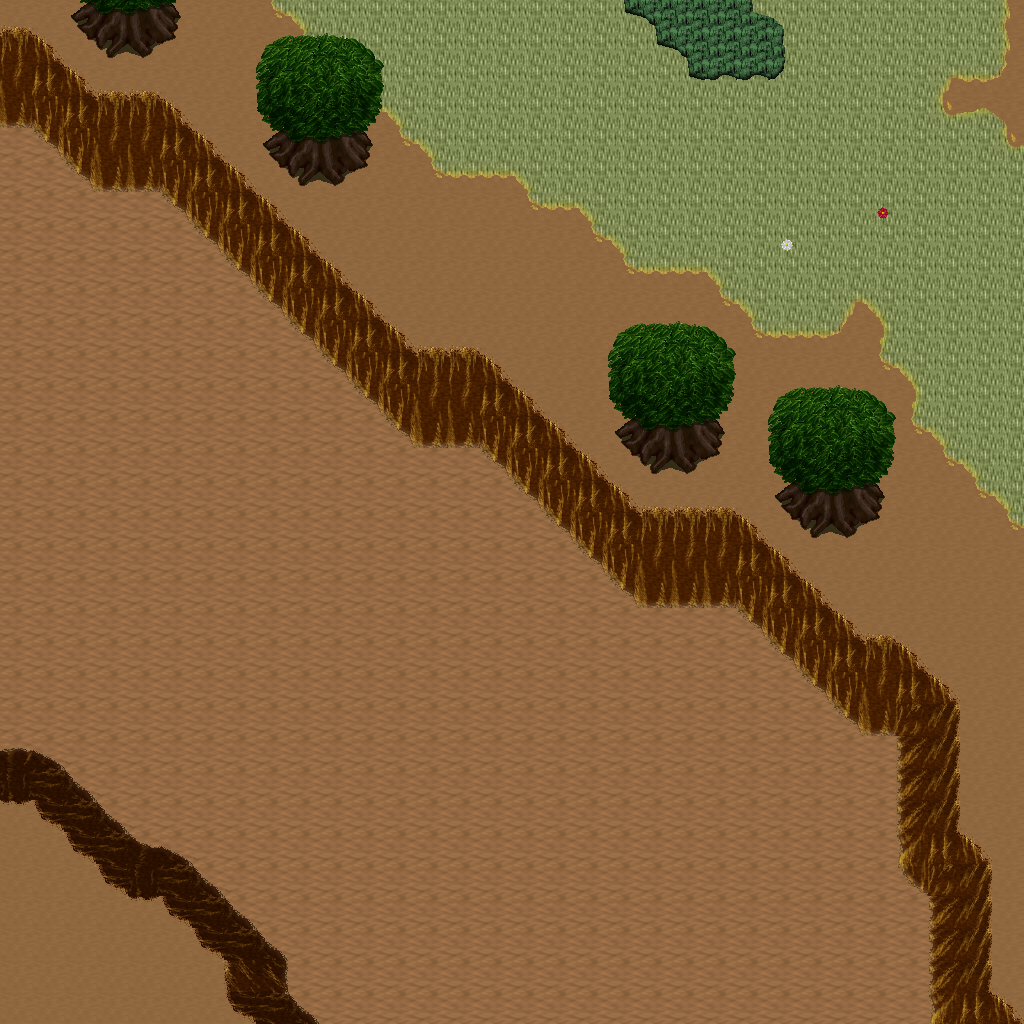

The image is a tile-based game level rendered from a .tmx file. Its description and source (layers, tilesets, objects; grid data summarised) follow:
An orthogonal 32x32 tile map with 32x32 px tiles, 5 tile layers (Ground, Objects, Objects2, Above, ...), 1 hidden layer not drawn, 45 tilesets.

<map version="1.10" tiledversion="1.11.0" orientation="orthogonal" renderorder="right-down" width="32" height="32" tilewidth="32" tileheight="32" infinite="0" nextlayerid="11" nextobjectid="1">
 <tileset firstgid="1" name="ground_ground" tilewidth="32" tileheight="32" tilecount="33" columns="3">
  <image source="../drawable/ground_ground.png" width="96" height="352" />
 </tileset>
 <tileset firstgid="34" name="ground_ridge_earth_dark" tilewidth="32" tileheight="32" tilecount="96" columns="12">
  <image source="../drawable/ground_ridge_earth_dark.png" width="384" height="256" />
 </tileset>
 <tileset firstgid="130" name="plant_grasses" tilewidth="32" tileheight="32" tilecount="6" columns="3">
  <image source="../drawable/plant_grasses.png" width="96" height="64" />
 </tileset>
 <tileset firstgid="136" name="ground_ladder_vertical_dark" tilewidth="32" tileheight="32" tilecount="3" columns="3">
  <image source="../drawable/ground_ladder_vertical_dark.png" width="96" height="32" />
 </tileset>
 <tileset firstgid="139" name="logic_collision" tilewidth="32" tileheight="32" tilecount="1" columns="1">
  <image source="../drawable/logic_collision.png" width="32" height="32" />
 </tileset>
 <tileset firstgid="140" name="ground_grass_corners" tilewidth="32" tileheight="32" tilecount="24" columns="6">
  <image source="../drawable/ground_grass_corners.png" width="192" height="128" />
 </tileset>
 <tileset firstgid="164" name="ground_earth_edges" tilewidth="32" tileheight="32" tilecount="18" columns="6">
  <image source="../drawable/ground_earth_edges.png" width="192" height="96" />
 </tileset>
 <tileset firstgid="182" name="plant_bush_bushes" tilewidth="32" tileheight="32" tilecount="10" columns="5">
  <image source="../drawable/plant_bush_bushes.png" width="160" height="64" />
 </tileset>
 <tileset firstgid="192" name="plant_tree_tree_darkgreen" tilewidth="32" tileheight="32" tilecount="88" columns="8">
  <image source="../drawable/plant_tree_tree_darkgreen.png" width="256" height="352" />
 </tileset>
 <tileset firstgid="280" name="ground_rock_pebbles" tilewidth="32" tileheight="32" tilecount="3" columns="1">
  <image source="../drawable/ground_rock_pebbles.png" width="32" height="96" />
 </tileset>
 <tileset firstgid="283" name="furniture_sink_jacuzzi_dark_side_on" tilewidth="32" tileheight="32" tilecount="36" columns="3">
  <image source="../drawable/furniture_sink_jacuzzi_dark_side_on.png" width="96" height="384" />
 </tileset>
 <tileset firstgid="319" name="furniture_chair_bench_iron_extensible" tilewidth="32" tileheight="32" tilecount="16" columns="4">
  <image source="../drawable/furniture_chair_bench_iron_extensible.png" width="128" height="128" />
 </tileset>
 <tileset firstgid="335" name="plant_flower_daisy_blue" tilewidth="32" tileheight="32" tilecount="8" columns="2">
  <image source="../drawable/plant_flower_daisy_blue.png" width="64" height="128" />
 </tileset>
 <tileset firstgid="343" name="plant_flower_daisy_red" tilewidth="32" tileheight="32" tilecount="8" columns="2">
  <image source="../drawable/plant_flower_daisy_red.png" width="64" height="128" />
 </tileset>
 <tileset firstgid="351" name="plant_flower_daisy_white" tilewidth="32" tileheight="32" tilecount="8" columns="2">
  <image source="../drawable/plant_flower_daisy_white.png" width="64" height="128" />
 </tileset>
 <tileset firstgid="359" name="plant_flower_daisy_yellow" tilewidth="32" tileheight="32" tilecount="8" columns="2">
  <image source="../drawable/plant_flower_daisy_yellow.png" width="64" height="128" />
 </tileset>
 <tileset firstgid="367" name="plant_bush_hedge" tilewidth="32" tileheight="32" tilecount="35" columns="5">
  <image source="../drawable/plant_bush_hedge.png" width="160" height="224" />
 </tileset>
 <tileset firstgid="402" name="plant_tree_evergreen" tilewidth="32" tileheight="32" tilecount="36" columns="3">
  <image source="../drawable/plant_tree_evergreen.png" width="96" height="384" />
 </tileset>
 <tileset firstgid="438" name="furniture_light_iron_lamp" tilewidth="32" tileheight="32" tilecount="3" columns="1">
  <image source="../drawable/furniture_light_iron_lamp.png" width="32" height="96" />
 </tileset>
 <tileset firstgid="441" name="furniture_light_flames" tilewidth="32" tileheight="32" tilecount="6" columns="6">
  <image source="../drawable/furniture_light_flames.png" width="192" height="32" />
 </tileset>
 <tileset firstgid="447" name="item_statue_girl_with_bird" tilewidth="32" tileheight="32" tilecount="12" columns="4">
  <image source="../drawable/item_statue_girl_with_bird.png" width="128" height="96" />
 </tileset>
 <tileset firstgid="459" name="object_birds" tilewidth="32" tileheight="32" tilecount="4" columns="2">
  <image source="../drawable/object_birds.png" width="64" height="64" />
 </tileset>
 <tileset firstgid="463" name="logic_protection" tilewidth="32" tileheight="32" tilecount="2" columns="2">
  <image source="../drawable/logic_protection.png" width="64" height="32" />
 </tileset>
 <tileset firstgid="465" name="plant_tree_spruce" tilewidth="32" tileheight="32" tilecount="6" columns="2">
  <image source="../drawable/plant_tree_spruce.png" width="64" height="96" />
 </tileset>
 <tileset firstgid="471" name="plant_tree_taller_trees" tilewidth="32" tileheight="32" tilecount="32" columns="8">
  <image source="../drawable/plant_tree_taller_trees.png" width="256" height="128" />
 </tileset>
 <tileset firstgid="503" name="plant_stump_hollow_logs" tilewidth="32" tileheight="32" tilecount="6" columns="3">
  <image source="../drawable/plant_stump_hollow_logs.png" width="96" height="64" />
 </tileset>
 <tileset firstgid="509" name="plant_stump_small_stump" tilewidth="32" tileheight="32" tilecount="4" columns="2">
  <image source="../drawable/plant_stump_small_stump.png" width="64" height="64" />
 </tileset>
 <tileset firstgid="513" name="ground_grass_2" tilewidth="32" tileheight="32" tilecount="21" columns="3">
  <image source="../drawable/ground_grass_2.png" width="96" height="224" />
 </tileset>
 <tileset firstgid="534" name="ground_water_waterfall" tilewidth="32" tileheight="32" tilecount="120" columns="8">
  <image source="../drawable/ground_water_waterfall.png" width="256" height="480" />
 </tileset>
 <tileset firstgid="654" name="ground_water_pool_corners" tilewidth="32" tileheight="32" tilecount="72" columns="3">
  <image source="../drawable/ground_water_pool_corners.png" width="96" height="768" />
 </tileset>
 <tileset firstgid="726" name="ground_water_pool" tilewidth="32" tileheight="32" tilecount="72" columns="3">
  <image source="../drawable/ground_water_pool.png" width="96" height="768" />
 </tileset>
 <tileset firstgid="798" name="plant_vine" tilewidth="32" tileheight="32" tilecount="3" columns="1">
  <image source="../drawable/plant_vine.png" width="32" height="96" />
 </tileset>
 <tileset firstgid="801" name="logic_item_fruits" tilewidth="32" tileheight="32" tilecount="16" columns="8">
  <image source="../drawable/logic_item_fruits.png" width="256" height="64" />
 </tileset>
 <tileset firstgid="817" name="ground_dry_grass" tilewidth="32" tileheight="32" tilecount="54" columns="9">
  <image source="../drawable/ground_dry_grass.png" width="288" height="192" />
 </tileset>
 <tileset firstgid="871" name="light_dim_light_5x5" tilewidth="32" tileheight="32" tilecount="25" columns="5">
  <image source="../drawable/light_dim_light_5x5.png" width="160" height="160" />
 </tileset>
 <tileset firstgid="896" name="building_chimney_smoke" tilewidth="32" tileheight="32" tilecount="40" columns="4">
  <image source="../drawable/building_chimney_smoke.png" width="128" height="320" />
 </tileset>
 <tileset firstgid="936" name="logic_creature_hybrid" tilewidth="32" tileheight="32" tilecount="16" columns="8">
  <image source="../drawable/logic_creature_hybrid.png" width="256" height="64" />
 </tileset>
 <tileset firstgid="952" name="building_huts" tilewidth="32" tileheight="32" tilecount="338" columns="26">
  <image source="../drawable/building_huts.png" width="832" height="416" />
 </tileset>
 <tileset firstgid="1290" name="logic_portal" tilewidth="32" tileheight="32" tilecount="24" columns="8">
  <image source="../drawable/logic_portal.png" width="256" height="96" />
 </tileset>
 <tileset firstgid="1314" name="plant_bush_leafy" tilewidth="32" tileheight="32" tilecount="48" columns="8">
  <image source="../drawable/plant_bush_leafy.png" width="256" height="192" />
 </tileset>
 <tileset firstgid="1362" name="plant_bush_berried" tilewidth="32" tileheight="32" tilecount="60" columns="5">
  <image source="../drawable/plant_bush_berried.png" width="160" height="384" />
 </tileset>
 <tileset firstgid="1422" name="plant_bush_flowering" tilewidth="32" tileheight="32" tilecount="72" columns="8">
  <image source="../drawable/plant_bush_flowering.png" width="256" height="288" />
 </tileset>
 <tileset firstgid="1494" name="plant_bushes_and_trees" tilewidth="32" tileheight="32" tilecount="144" columns="16">
  <image source="../drawable/plant_bushes_and_trees.png" width="512" height="289" />
 </tileset>
 <tileset firstgid="1638" name="plant_bush_bush_pinks" tilewidth="32" tileheight="32" tilecount="4" columns="2">
  <image source="../drawable/plant_bush_bush_pinks.png" width="64" height="64" />
 </tileset>
 <tileset firstgid="1642" name="logic_creature_mutant" tilewidth="32" tileheight="32" tilecount="7" columns="7">
  <image source="../drawable/logic_creature_mutant.png" width="224" height="32" />
 </tileset>
 <layer id="1" name="Ground" width="32" height="32">
  <data>[1024 cells, 1024 non-empty, 4 distinct tile ids]</data>
 </layer>
 <layer id="2" name="Objects" width="32" height="32">
  <data>[1024 cells, 285 non-empty, 51 distinct tile ids]</data>
 </layer>
 <layer id="3" name="Objects2" width="32" height="32">
  <data>[1024 cells, 0 non-empty, 0 distinct tile ids]</data>
 </layer>
 <layer id="4" name="Above" width="32" height="32">
  <data>[1024 cells, 32 non-empty, 10 distinct tile ids]</data>
 </layer>
 <layer id="5" name="Above2" width="32" height="32">
  <data>[1024 cells, 12 non-empty, 4 distinct tile ids]</data>
 </layer>
 <layer id="6" name="Walkable" width="32" height="32" visible="0">
  <data>[1024 cells, 180 non-empty, 1 distinct tile ids]</data>
 </layer>
 <objectgroup id="7" name="Mapevents" />
 <objectgroup id="8" name="Spawn" />
 <objectgroup id="9" name="Keys" />
 <objectgroup id="10" name="Replace" />
</map>
